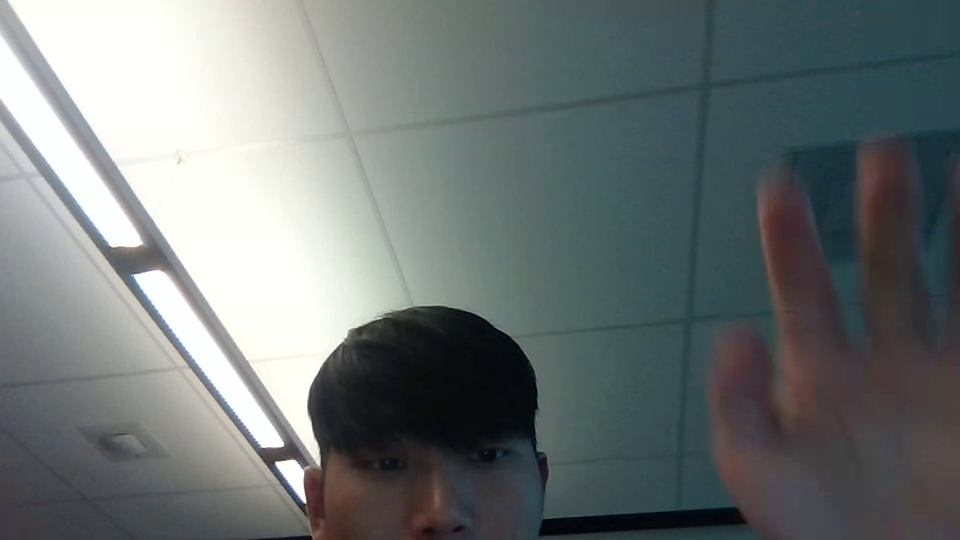
#> input picture frame 3 of cst205 so far/what.webm, 960 x 540 px, given in place of cabbage.mp4, which was not available
$ python cv-vidcap-ex1.py
#> lines starting #> are read from the running program, lines starting #| are printed output that depends on the picture
import numpy as np
import cv2

my_video = cv2.VideoCapture('../images/cabbage.mp4')

frame_rate = my_video.get(cv2.CAP_PROP_FPS)

wait_value = int(1000/frame_rate)

while True:
    ret, frame = my_video.read()
#> frame is the input picture: shape (540, 960, 3); mean B, G, R 117.5, 117.7, 110.8

    if ret:
        # CIE XYZ color space Recommendation BT.709 with D65 white point
        cie_xyz = cv2.cvtColor(frame, cv2.COLOR_BGR2XYZ)
#> cie_xyz: shape (540, 960, 3); mean of channels 0, 1, 2 109, 116.3, 125.5
        cie_remap = cv2.applyColorMap(cie_xyz, cv2.COLORMAP_JET)
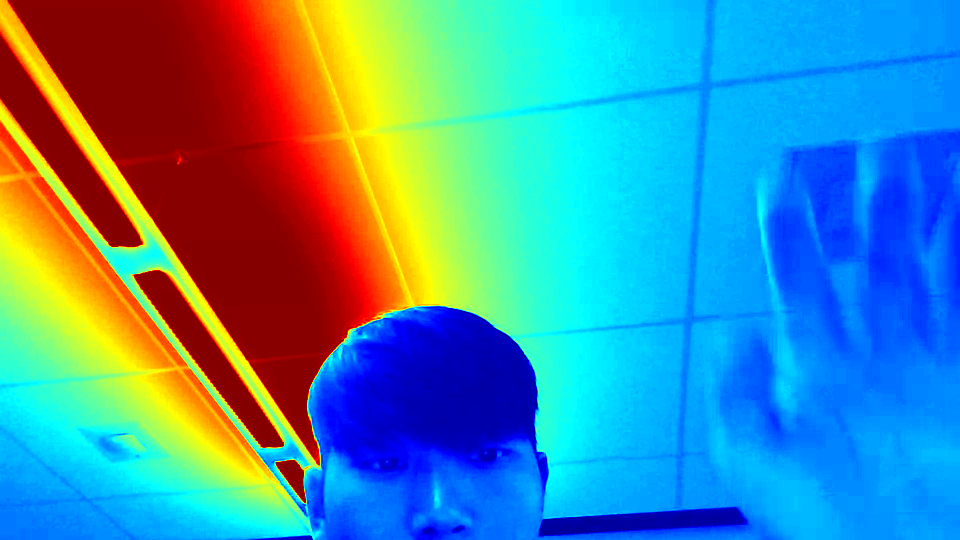
#> cie_remap: shape (540, 960, 3); mean B, G, R 163.7, 140.8, 71.3
        cv2.imshow('Cabbage Water Dance', cie_remap)
        cv2.waitKey(wait_value)
    else:
        break

$ run again, starting later in the video
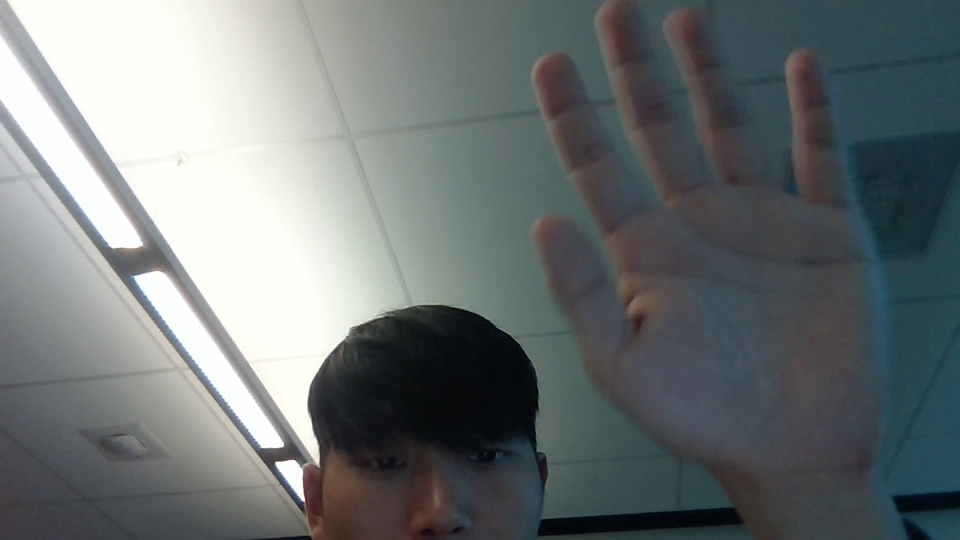
#> input picture frame 17 of cst205 so far/what.webm, 960 x 540 px, given in place of cabbage.mp4, which was not available
#> frame is the input picture: shape (540, 960, 3); mean B, G, R 117.2, 116.7, 110.5
#> cie_xyz: shape (540, 960, 3); mean of channels 0, 1, 2 108.4, 115.4, 125.1
#> `cie_remap = cv2.applyColorMap(cie_xyz, cv2.COLORMAP_JET)`:
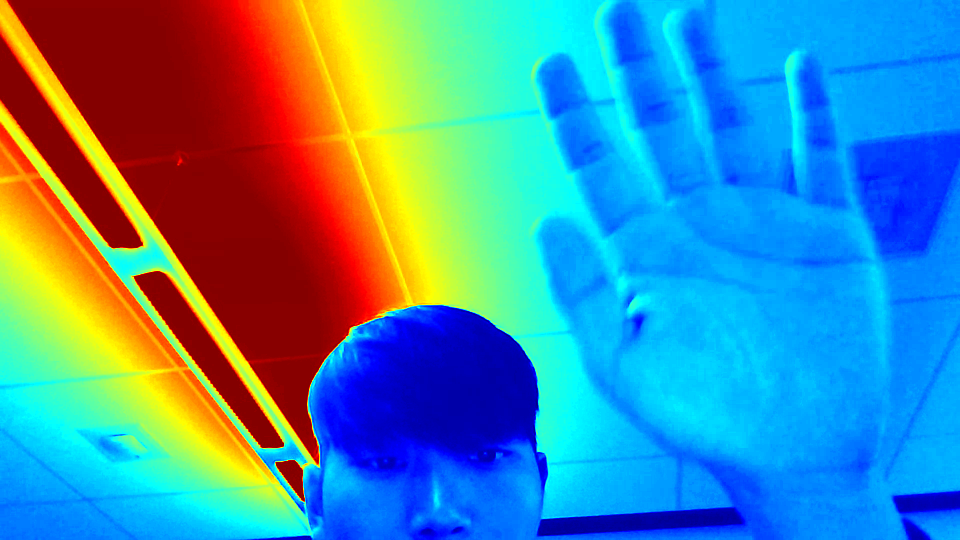
#> cie_remap: shape (540, 960, 3); mean B, G, R 163.7, 138.5, 71.1

$ run again, starting later in the video
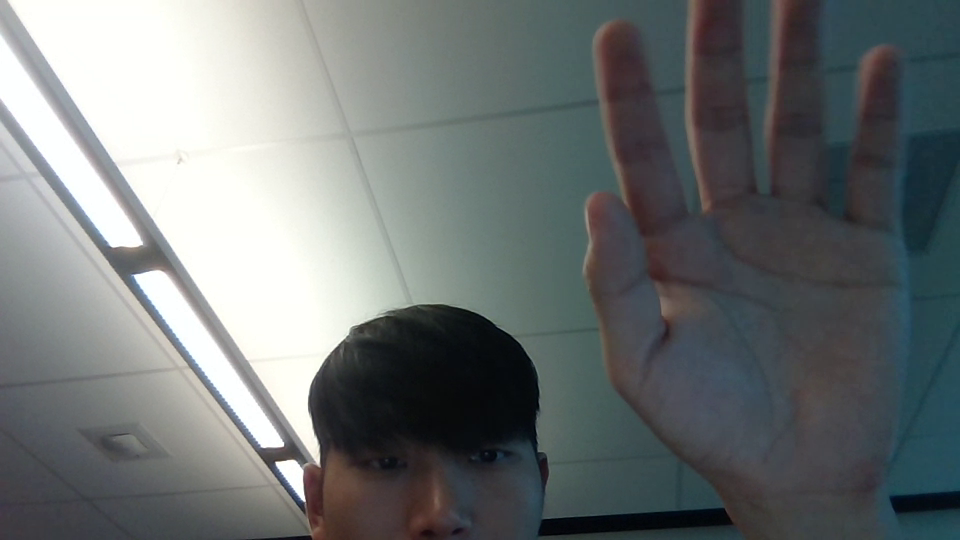
#> input picture frame 30 of cst205 so far/what.webm, 960 x 540 px, given in place of cabbage.mp4, which was not available
#> frame is the input picture: shape (540, 960, 3); mean B, G, R 116.2, 116, 110.6
#> cie_xyz: shape (540, 960, 3); mean of channels 0, 1, 2 108.1, 114.9, 124.1
#> `cie_remap = cv2.applyColorMap(cie_xyz, cv2.COLORMAP_JET)`:
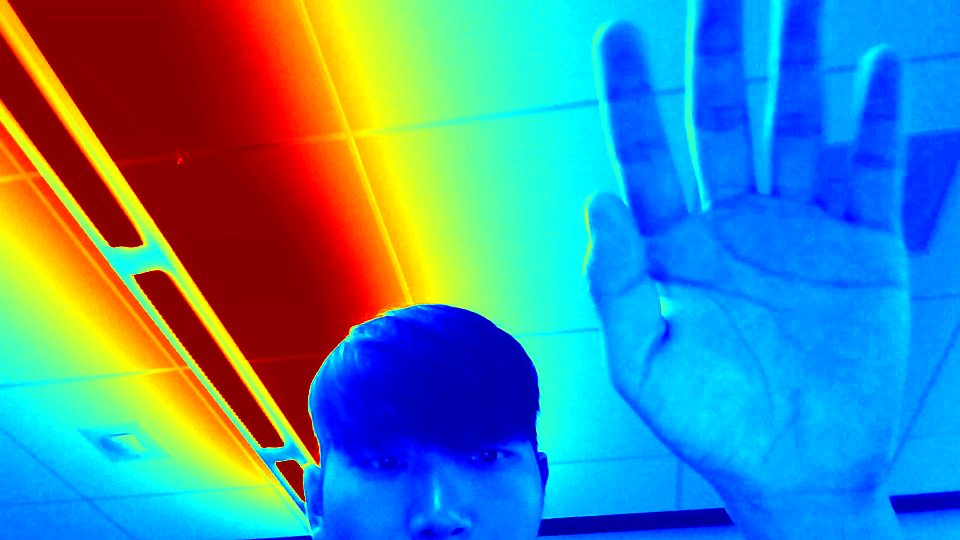
#> cie_remap: shape (540, 960, 3); mean B, G, R 163.5, 135.8, 71.4
